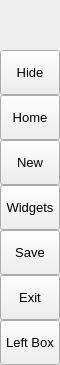
        <widget class="QFrame" name="leftMenuBg">
         <property name="minimumSize">
          <size>
           <width>60</width>
           <height>0</height>
          </size>
         </property>
         <property name="maximumSize">
          <size>
           <width>60</width>
           <height>16777215</height>
          </size>
         </property>
         <property name="frameShape">
          <enum>QFrame::NoFrame</enum>
         </property>
         <property name="frameShadow">
          <enum>QFrame::Raised</enum>
         </property>
         <layout class="QVBoxLayout" name="verticalLayout_3">
          <property name="spacing">
           <number>0</number>
          </property>
          <property name="leftMargin">
           <number>0</number>
          </property>
          <property name="topMargin">
           <number>0</number>
          </property>
          <property name="rightMargin">
           <number>0</number>
          </property>
          <property name="bottomMargin">
           <number>0</number>
          </property>
          <item>
           <widget class="QFrame" name="topLogoInfo">
            <property name="minimumSize">
             <size>
              <width>0</width>
              <height>50</height>
             </size>
            </property>
            <property name="maximumSize">
             <size>
              <width>16777215</width>
              <height>50</height>
             </size>
            </property>
            <property name="frameShape">
             <enum>QFrame::NoFrame</enum>
            </property>
            <property name="frameShadow">
             <enum>QFrame::Raised</enum>
            </property>
            <widget class="QFrame" name="topLogo">
             <property name="geometry">
              <rect>
               <x>10</x>
               <y>5</y>
               <width>42</width>
               <height>42</height>
              </rect>
             </property>
             <property name="minimumSize">
              <size>
               <width>42</width>
               <height>42</height>
              </size>
             </property>
             <property name="maximumSize">
              <size>
               <width>42</width>
               <height>42</height>
              </size>
             </property>
             <property name="frameShape">
              <enum>QFrame::NoFrame</enum>
             </property>
             <property name="frameShadow">
              <enum>QFrame::Raised</enum>
             </property>
            </widget>
            <widget class="QLabel" name="titleLeftApp">
             <property name="geometry">
              <rect>
               <x>70</x>
               <y>8</y>
               <width>160</width>
               <height>20</height>
              </rect>
             </property>
             <property name="font">
              <font>
               <family>Segoe UI Semibold</family>
               <pointsize>12</pointsize>
               <weight>7</weight>
               <italic>false</italic>
               <bold>false</bold>
              </font>
             </property>
             <property name="text">
              <string>PyDracula</string>
             </property>
             <property name="alignment">
              <set>Qt::AlignLeading|Qt::AlignLeft|Qt::AlignTop</set>
             </property>
            </widget>
            <widget class="QLabel" name="titleLeftDescription">
             <property name="geometry">
              <rect>
               <x>70</x>
               <y>27</y>
               <width>160</width>
               <height>16</height>
              </rect>
             </property>
             <property name="maximumSize">
              <size>
               <width>16777215</width>
               <height>16</height>
              </size>
             </property>
             <property name="font">
              <font>
               <family>Segoe UI</family>
               <pointsize>8</pointsize>
               <weight>50</weight>
               <italic>false</italic>
               <bold>false</bold>
              </font>
             </property>
             <property name="text">
              <string>Modern GUI / Flat Style</string>
             </property>
             <property name="alignment">
              <set>Qt::AlignLeading|Qt::AlignLeft|Qt::AlignTop</set>
             </property>
            </widget>
           </widget>
          </item>
          <item>
           <widget class="QFrame" name="leftMenuFrame">
            <property name="frameShape">
             <enum>QFrame::NoFrame</enum>
            </property>
            <property name="frameShadow">
             <enum>QFrame::Raised</enum>
            </property>
            <layout class="QVBoxLayout" name="verticalMenuLayout">
             <property name="spacing">
              <number>0</number>
             </property>
             <property name="leftMargin">
              <number>0</number>
             </property>
             <property name="topMargin">
              <number>0</number>
             </property>
             <property name="rightMargin">
              <number>0</number>
             </property>
             <property name="bottomMargin">
              <number>0</number>
             </property>
             <item>
              <widget class="QFrame" name="toggleBox">
               <property name="maximumSize">
                <size>
                 <width>16777215</width>
                 <height>45</height>
                </size>
               </property>
               <property name="frameShape">
                <enum>QFrame::NoFrame</enum>
               </property>
               <property name="frameShadow">
                <enum>QFrame::Raised</enum>
               </property>
               <layout class="QVBoxLayout" name="verticalLayout_4">
                <property name="spacing">
                 <number>0</number>
                </property>
                <property name="leftMargin">
                 <number>0</number>
                </property>
                <property name="topMargin">
                 <number>0</number>
                </property>
                <property name="rightMargin">
                 <number>0</number>
                </property>
                <property name="bottomMargin">
                 <number>0</number>
                </property>
                <item>
                 <widget class="QPushButton" name="toggleButton">
                  <property name="sizePolicy">
                   <sizepolicy hsizetype="Expanding" vsizetype="Fixed">
                    <horstretch>0</horstretch>
                    <verstretch>0</verstretch>
                   </sizepolicy>
                  </property>
                  <property name="minimumSize">
                   <size>
                    <width>0</width>
                    <height>45</height>
                   </size>
                  </property>
                  <property name="font">
                   <font>
                    <family>Segoe UI</family>
                    <pointsize>10</pointsize>
                    <weight>50</weight>
                    <italic>false</italic>
                    <bold>false</bold>
                   </font>
                  </property>
                  <property name="cursor">
                   <cursorShape>PointingHandCursor</cursorShape>
                  </property>
                  <property name="layoutDirection">
                   <enum>Qt::LeftToRight</enum>
                  </property>
                  <property name="styleSheet">
                   <string notr="true">background-image: url(:/icons/images/icons/icon_menu.png);</string>
                  </property>
                  <property name="text">
                   <string>Hide</string>
                  </property>
                 </widget>
                </item>
               </layout>
              </widget>
             </item>
             <item alignment="Qt::AlignTop">
              <widget class="QFrame" name="topMenu">
               <property name="frameShape">
                <enum>QFrame::NoFrame</enum>
               </property>
               <property name="frameShadow">
                <enum>QFrame::Raised</enum>
               </property>
               <layout class="QVBoxLayout" name="verticalLayout_8">
                <property name="spacing">
                 <number>0</number>
                </property>
                <property name="leftMargin">
                 <number>0</number>
                </property>
                <property name="topMargin">
                 <number>0</number>
                </property>
                <property name="rightMargin">
                 <number>0</number>
                </property>
                <property name="bottomMargin">
                 <number>0</number>
                </property>
                <item>
                 <widget class="QPushButton" name="btn_home">
                  <property name="sizePolicy">
                   <sizepolicy hsizetype="Expanding" vsizetype="Fixed">
                    <horstretch>0</horstretch>
                    <verstretch>0</verstretch>
                   </sizepolicy>
                  </property>
                  <property name="minimumSize">
                   <size>
                    <width>0</width>
                    <height>45</height>
                   </size>
                  </property>
                  <property name="font">
                   <font>
                    <family>Segoe UI</family>
                    <pointsize>10</pointsize>
                    <weight>50</weight>
                    <italic>false</italic>
                    <bold>false</bold>
                   </font>
                  </property>
                  <property name="cursor">
                   <cursorShape>PointingHandCursor</cursorShape>
                  </property>
                  <property name="layoutDirection">
                   <enum>Qt::LeftToRight</enum>
                  </property>
                  <property name="styleSheet">
                   <string notr="true">background-image: url(:/icons/images/icons/cil-home.png);</string>
                  </property>
                  <property name="text">
                   <string>Home</string>
                  </property>
                 </widget>
                </item>
                <item>
                 <widget class="QPushButton" name="btn_new">
                  <property name="sizePolicy">
                   <sizepolicy hsizetype="Expanding" vsizetype="Fixed">
                    <horstretch>0</horstretch>
                    <verstretch>0</verstretch>
                   </sizepolicy>
                  </property>
                  <property name="minimumSize">
                   <size>
                    <width>0</width>
                    <height>45</height>
                   </size>
                  </property>
                  <property name="font">
                   <font>
                    <family>Segoe UI</family>
                    <pointsize>10</pointsize>
                    <weight>50</weight>
                    <italic>false</italic>
                    <bold>false</bold>
                   </font>
                  </property>
                  <property name="cursor">
                   <cursorShape>PointingHandCursor</cursorShape>
                  </property>
                  <property name="layoutDirection">
                   <enum>Qt::LeftToRight</enum>
                  </property>
                  <property name="styleSheet">
                   <string notr="true">background-image: url(:/icons/images/icons/cil-camera.png);</string>
                  </property>
                  <property name="text">
                   <string>New</string>
                  </property>
                 </widget>
                </item>
                <item>
                 <widget class="QPushButton" name="btn_widgets">
                  <property name="sizePolicy">
                   <sizepolicy hsizetype="Expanding" vsizetype="Fixed">
                    <horstretch>0</horstretch>
                    <verstretch>0</verstretch>
                   </sizepolicy>
                  </property>
                  <property name="minimumSize">
                   <size>
                    <width>0</width>
                    <height>45</height>
                   </size>
                  </property>
                  <property name="font">
                   <font>
                    <family>Segoe UI</family>
                    <pointsize>10</pointsize>
                    <weight>50</weight>
                    <italic>false</italic>
                    <bold>false</bold>
                   </font>
                  </property>
                  <property name="cursor">
                   <cursorShape>PointingHandCursor</cursorShape>
                  </property>
                  <property name="layoutDirection">
                   <enum>Qt::LeftToRight</enum>
                  </property>
                  <property name="styleSheet">
                   <string notr="true">background-image: url(:/icons/images/icons/cil-file.png);</string>
                  </property>
                  <property name="text">
                   <string>Widgets</string>
                  </property>
                 </widget>
                </item>
                <item>
                 <widget class="QPushButton" name="btn_save">
                  <property name="sizePolicy">
                   <sizepolicy hsizetype="Expanding" vsizetype="Fixed">
                    <horstretch>0</horstretch>
                    <verstretch>0</verstretch>
                   </sizepolicy>
                  </property>
                  <property name="minimumSize">
                   <size>
                    <width>0</width>
                    <height>45</height>
                   </size>
                  </property>
                  <property name="font">
                   <font>
                    <family>Segoe UI</family>
                    <pointsize>10</pointsize>
                    <weight>50</weight>
                    <italic>false</italic>
                    <bold>false</bold>
                   </font>
                  </property>
                  <property name="cursor">
                   <cursorShape>PointingHandCursor</cursorShape>
                  </property>
                  <property name="layoutDirection">
                   <enum>Qt::LeftToRight</enum>
                  </property>
                  <property name="styleSheet">
                   <string notr="true">background-image: url(:/icons/images/icons/cil-save.png)</string>
                  </property>
                  <property name="text">
                   <string>Save</string>
                  </property>
                 </widget>
                </item>
                <item>
                 <widget class="QPushButton" name="btn_exit">
                  <property name="sizePolicy">
                   <sizepolicy hsizetype="Expanding" vsizetype="Fixed">
                    <horstretch>0</horstretch>
                    <verstretch>0</verstretch>
                   </sizepolicy>
                  </property>
                  <property name="minimumSize">
                   <size>
                    <width>0</width>
                    <height>45</height>
                   </size>
                  </property>
                  <property name="font">
                   <font>
                    <family>Segoe UI</family>
                    <pointsize>10</pointsize>
                    <weight>50</weight>
                    <italic>false</italic>
                    <bold>false</bold>
                   </font>
                  </property>
                  <property name="cursor">
                   <cursorShape>PointingHandCursor</cursorShape>
                  </property>
                  <property name="layoutDirection">
                   <enum>Qt::LeftToRight</enum>
                  </property>
                  <property name="styleSheet">
                   <string notr="true">background-image: url(:/icons/images/icons/cil-x.png);</string>
                  </property>
                  <property name="text">
                   <string>Exit</string>
                  </property>
                 </widget>
                </item>
               </layout>
              </widget>
             </item>
             <item alignment="Qt::AlignBottom">
              <widget class="QFrame" name="bottomMenu">
               <property name="frameShape">
                <enum>QFrame::NoFrame</enum>
               </property>
               <property name="frameShadow">
                <enum>QFrame::Raised</enum>
               </property>
               <layout class="QVBoxLayout" name="verticalLayout_9">
                <property name="spacing">
                 <number>0</number>
                </property>
                <property name="leftMargin">
                 <number>0</number>
                </property>
                <property name="topMargin">
                 <number>0</number>
                </property>
                <property name="rightMargin">
                 <number>0</number>
                </property>
                <property name="bottomMargin">
                 <number>0</number>
                </property>
                <item>
                 <widget class="QPushButton" name="toggleLeftBox">
                  <property name="sizePolicy">
                   <sizepolicy hsizetype="Expanding" vsizetype="Fixed">
                    <horstretch>0</horstretch>
                    <verstretch>0</verstretch>
                   </sizepolicy>
                  </property>
                  <property name="minimumSize">
                   <size>
                    <width>0</width>
                    <height>45</height>
                   </size>
                  </property>
                  <property name="font">
                   <font>
                    <family>Segoe UI</family>
                    <pointsize>10</pointsize>
                    <weight>50</weight>
                    <italic>false</italic>
                    <bold>false</bold>
                   </font>
                  </property>
                  <property name="cursor">
                   <cursorShape>PointingHandCursor</cursorShape>
                  </property>
                  <property name="layoutDirection">
                   <enum>Qt::LeftToRight</enum>
                  </property>
                  <property name="styleSheet">
                   <string notr="true">background-image: url(:/icons/images/icons/icon_settings.png);</string>
                  </property>
                  <property name="text">
                   <string>Left Box</string>
                  </property>
                 </widget>
                </item>
               </layout>
              </widget>
             </item>
            </layout>
           </widget>
          </item>
         </layout>
        </widget>
